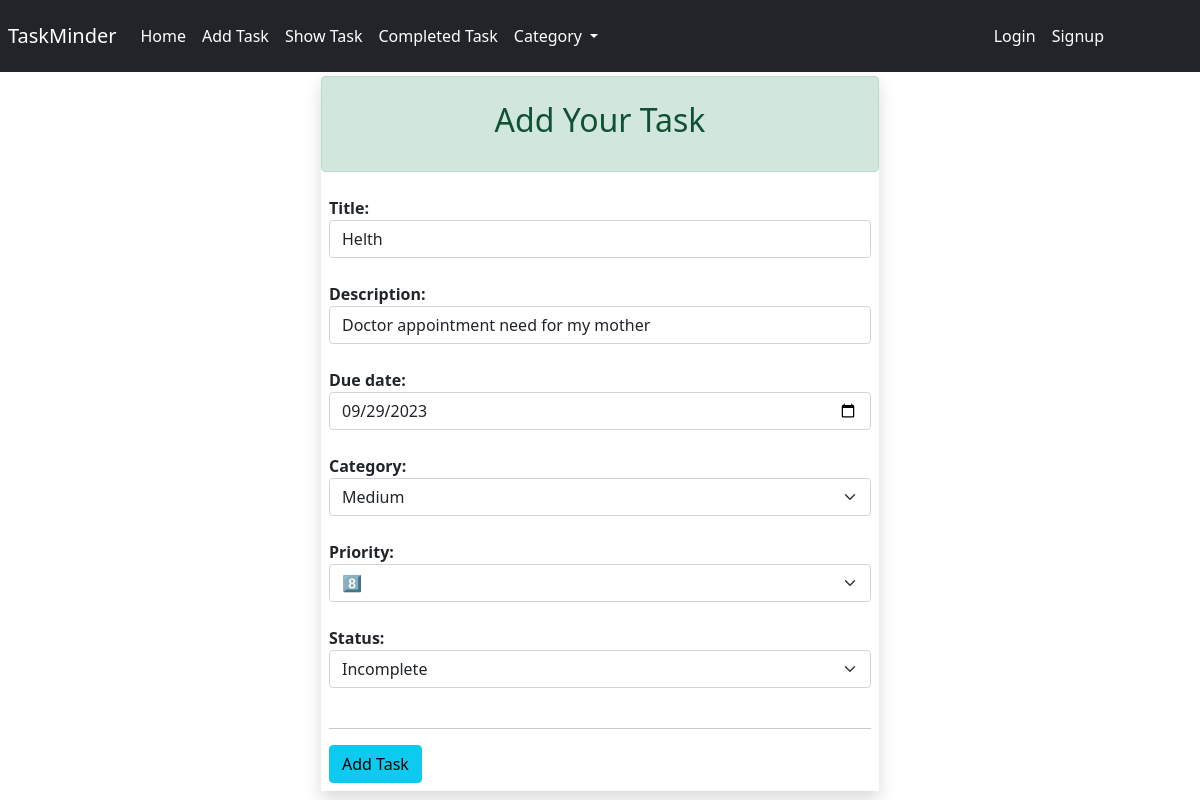
Screenshot of /tasks/edit/14/ with the database file from the repository.
### tasks/models.py (models this page shows, shortened)
class TaskModel(models.Model):
    task_status=[
    ('Incomplete', 'Incomplete'),
    ('Complete', 'Complete'),
    ]
    priority_status=[
    ('0',' 0️⃣'),
    ('1',' 1️⃣'),
    ('2',' 2️⃣'),
    ('3',' 3️⃣'),
    ('4',' 4️⃣'),
    ('5',' 5️⃣'),
    ('6',' 6️⃣'),
    ('7',' 7️⃣'),
    ('8',' 8️⃣'),
    ]
    category=[
        ('Low', 'Low'),
        ('Medium', 'Medium'),
        ('High', 'High'),
    ]
    title = models.CharField(max_length=100)
    description = models.CharField(max_length=500)
    status = models.CharField(max_length=100, choices=task_status, default='Incomplete')
    user = models.ForeignKey(User, on_delete=models.CASCADE)
    created = models.DateTimeField(auto_now_add=True)
    priority = models.CharField(max_length=50, choices=priority_status)
    due_date = models.DateField(null=True, blank=True)
    category = models.CharField(max_length=50,choices=category)

### tasks/views.py (the view)
# urls.py: path('edit/<int:id>/',views.edit_task, name = 'edit_task'),
def edit_task(request, id):
    task = TaskModel.objects.get(pk = id)
    form = TaskForm(instance = task)
    if request.method == 'POST':
        form = TaskForm(request.POST, instance = task )
        if form.is_valid():
           form.save()
           return redirect('show_task')
    return render(request, 'tasks/add_task.html', {'form':form})

### tasks/forms.py
class TaskForm(forms.ModelForm):
    due_date = forms.DateField(widget=forms.DateInput(attrs={'type':'date'}))
    class Meta:
        model = TaskModel
        fields= ['title', 'description','due_date', 'category', 'priority', 'status']

### tasks/templates/tasks/add_task.html (shortened to what this page needs)
{% extends 'base.html' %}
{% load crispy_forms_tags %}
{% block body %}
<div class="container pt-1">
    <div class="col-lg-6 mx-auto shadow p-0">
        <div class="alert alert-success p-4 text-center">
            <h2>Add Your Task</h2>
        </div>
        <div class="p-2 text-bold">
            <form action="" method="POST">
                    {% for fm in form %}
                    <p class="fw-bold mb-0">{{fm.label_tag}}</p>
                    {{fm}}
                    <br>
                    {% endfor %}
               <hr>
                <input class="btn btn-info" type="submit" value="Add Task">
            </form>
        </div>
    </div>
</div>
{% endblock %}

### rows the page displays
TaskModel: form "Helth" "Doctor appointment need for my mother" "09/29/2023" "Medium" "8️⃣" "Incomplete"

### other values shown
{{ fm.label_tag }} "Title:" "Description:" "Due date:" "Category:" "Priority:" "Status:"
